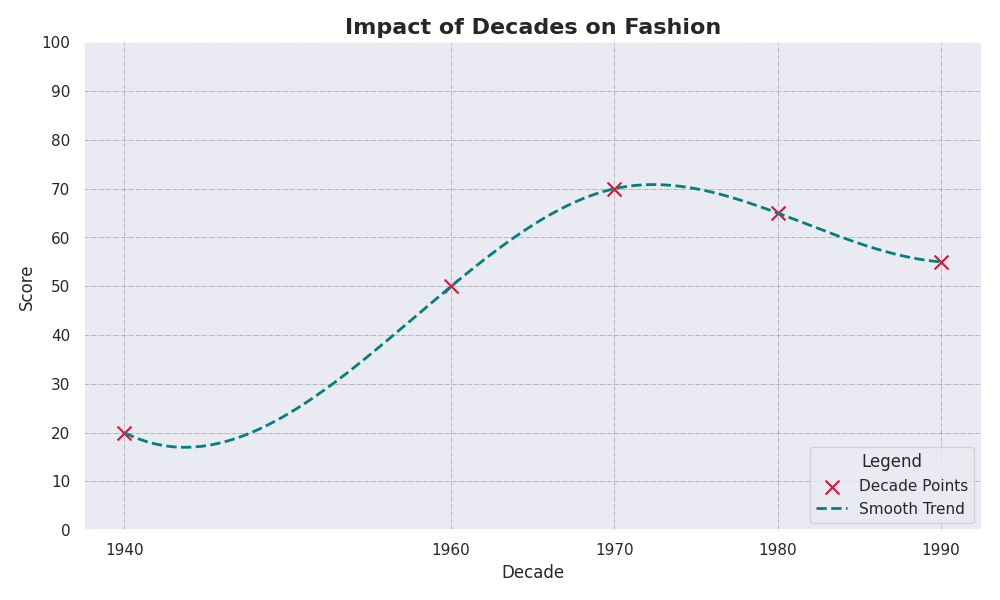

Recreate this plot in Python.
import numpy as np
import matplotlib.pyplot as plt
from scipy.interpolate import make_interp_spline

# Remove data for the 1950s
decades = np.array([1940, 1960, 1970, 1980, 1990])
influence_scores = np.array([20, 50, 70, 65, 55])

# Adjust smooth spline for new data
decades_smooth = np.linspace(decades.min(), decades.max(), 300)
spline = make_interp_spline(decades, influence_scores, k=3)
influence_scores_smooth = spline(decades_smooth)

# Plot with updated data
plt.figure(figsize=(10, 6))
plt.scatter(decades, influence_scores, color='crimson', marker='x', label='Decade Points', s=100, edgecolor='goldenrod')
plt.plot(decades_smooth, influence_scores_smooth, color='teal', linestyle='--', linewidth=2, label='Smooth Trend')

plt.title('Impact of Decades on Fashion', fontsize=16, fontweight='bold')
plt.xlabel('Decade', fontsize=12)
plt.ylabel('Score', fontsize=12)
plt.xticks(decades)
plt.yticks(range(0, 101, 10))
plt.legend(title='Legend', loc='lower right')

plt.grid(True, linestyle='-.', linewidth=0.5, color='gray', alpha=0.7)

plt.tight_layout()
plt.show()
